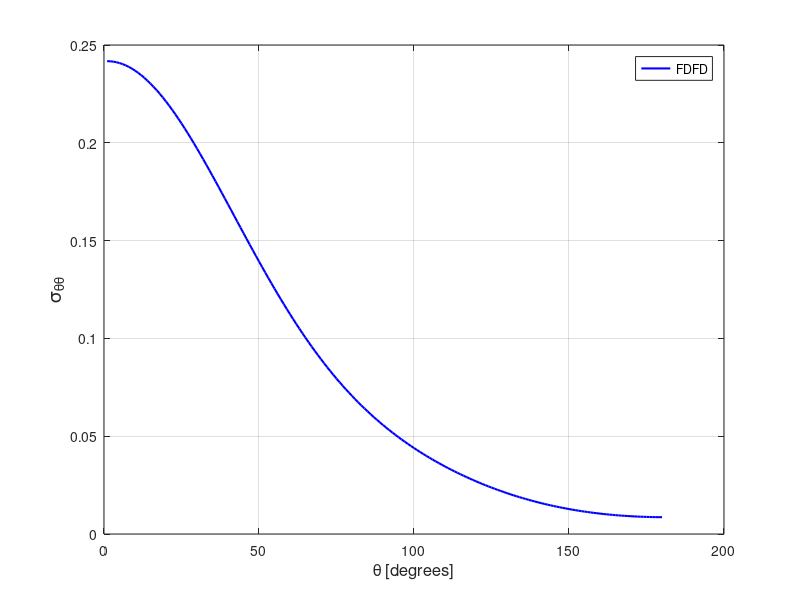

The MATLAB script that drew this image:
stt = [ 
    1  0.24173500E+00
    2  0.24167639E+00
    3  0.24149622E+00
    4  0.24119648E+00
    5  0.24077596E+00
    6  0.24023686E+00
    7  0.23958008E+00
    8  0.23880534E+00
    9  0.23791616E+00
   10  0.23691227E+00
   11  0.23579751E+00
   12  0.23457225E+00
   13  0.23323901E+00
   14  0.23180144E+00
   15  0.23026089E+00
   16  0.22862047E+00
   17  0.22688395E+00
   18  0.22505334E+00
   19  0.22313172E+00
   20  0.22112425E+00
   21  0.21903324E+00
   22  0.21686047E+00
   23  0.21461278E+00
   24  0.21229146E+00
   25  0.20990273E+00
   26  0.20744814E+00
   27  0.20493320E+00
   28  0.20236073E+00
   29  0.19973691E+00
   30  0.19706297E+00
   31  0.19434434E+00
   32  0.19158621E+00
   33  0.18879125E+00
   34  0.18596366E+00
   35  0.18310757E+00
   36  0.18022689E+00
   37  0.17732506E+00
   38  0.17440727E+00
   39  0.17147520E+00
   40  0.16853462E+00
   41  0.16558816E+00
   42  0.16263799E+00
   43  0.15968907E+00
   44  0.15674567E+00
   45  0.15380900E+00
   46  0.15088186E+00
   47  0.14796950E+00
   48  0.14507224E+00
   49  0.14219362E+00
   50  0.13933688E+00
   51  0.13650362E+00
   52  0.13369633E+00
   53  0.13091750E+00
   54  0.12816894E+00
   55  0.12545158E+00
   56  0.12276784E+00
   57  0.12011910E+00
   58  0.11750688E+00
   59  0.11493302E+00
   60  0.11239737E+00
   61  0.10990262E+00
   62  0.10744753E+00
   63  0.10503498E+00
   64  0.10266393E+00
   65  0.10033625E+00
   66  0.98051414E-01
   67  0.95809914E-01
   68  0.93612589E-01
   69  0.91458671E-01
   70  0.89348555E-01
   71  0.87282591E-01
   72  0.85259274E-01
   73  0.83279602E-01
   74  0.81343189E-01
   75  0.79448447E-01
   76  0.77596858E-01
   77  0.75785860E-01
   78  0.74016489E-01
   79  0.72287366E-01
   80  0.70597425E-01
   81  0.68946965E-01
   82  0.67335032E-01
   83  0.65759860E-01
   84  0.64222485E-01
   85  0.62720232E-01
   86  0.61253339E-01
   87  0.59820592E-01
   88  0.58421567E-01
   89  0.57055239E-01
   90  0.55720288E-01
   91  0.54416720E-01
   92  0.53143002E-01
   93  0.51898479E-01
   94  0.50683040E-01
   95  0.49494762E-01
   96  0.48333995E-01
   97  0.47198649E-01
   98  0.46089582E-01
   99  0.45004968E-01
  100  0.43944456E-01
  101  0.42907495E-01
  102  0.41892987E-01
  103  0.40900897E-01
  104  0.39929938E-01
  105  0.38980309E-01
  106  0.38050879E-01
  107  0.37141688E-01
  108  0.36251683E-01
  109  0.35380781E-01
  110  0.34528151E-01
  111  0.33693723E-01
  112  0.32877453E-01
  113  0.32078337E-01
  114  0.31296261E-01
  115  0.30530652E-01
  116  0.29781582E-01
  117  0.29048495E-01
  118  0.28331140E-01
  119  0.27629944E-01
  120  0.26943812E-01
  121  0.26272746E-01
  122  0.25616778E-01
  123  0.24975603E-01
  124  0.24348881E-01
  125  0.23736751E-01
  126  0.23138821E-01
  127  0.22555022E-01
  128  0.21985376E-01
  129  0.21429513E-01
  130  0.20887285E-01
  131  0.20358829E-01
  132  0.19843718E-01
  133  0.19342132E-01
  134  0.18853854E-01
  135  0.18378781E-01
  136  0.17916538E-01
  137  0.17467348E-01
  138  0.17031023E-01
  139  0.16607570E-01
  140  0.16196299E-01
  141  0.15797766E-01
  142  0.15411592E-01
  143  0.15037681E-01
  144  0.14675764E-01
  145  0.14326115E-01
  146  0.13988245E-01
  147  0.13661941E-01
  148  0.13347412E-01
  149  0.13044356E-01
  150  0.12752743E-01
  151  0.12472120E-01
  152  0.12202665E-01
  153  0.11944085E-01
  154  0.11696247E-01
  155  0.11459112E-01
  156  0.11232485E-01
  157  0.11016220E-01
  158  0.10809937E-01
  159  0.10613853E-01
  160  0.10427867E-01
  161  0.10251421E-01
  162  0.10084567E-01
  163  0.99272197E-02
  164  0.97793313E-02
  165  0.96406285E-02
  166  0.95110368E-02
  167  0.93904091E-02
  168  0.92786234E-02
  169  0.91756703E-02
  170  0.90811411E-02
  171  0.89954641E-02
  172  0.89180544E-02
  173  0.88491198E-02
  174  0.87885903E-02
  175  0.87361140E-02
  176  0.86918510E-02
  177  0.86558471E-02
  178  0.86278990E-02
  179  0.86078811E-02
  180  0.85959854E-02
  181  0.85922685E-02
  182  0.85965125E-02
  183  0.86087892E-02
  184  0.86288815E-02
  185  0.86573344E-02
  186  0.86936867E-02
  187  0.87382188E-02
  188  0.87909810E-02
  189  0.88519976E-02
  190  0.89212647E-02
  191  0.89989770E-02
  192  0.90850927E-02
  193  0.91798455E-02
  194  0.92831384E-02
  195  0.93953563E-02
  196  0.95164217E-02
  197  0.96464176E-02
  198  0.97854752E-02
  199  0.99337492E-02
  200  0.10091424E-01
  201  0.10258683E-01
  202  0.10435472E-01
  203  0.10622082E-01
  204  0.10818578E-01
  205  0.11025164E-01
  206  0.11241804E-01
  207  0.11469048E-01
  208  0.11706747E-01
  209  0.11954862E-01
  210  0.12213896E-01
  211  0.12483845E-01
  212  0.12764728E-01
  213  0.13057138E-01
  214  0.13360557E-01
  215  0.13675576E-01
  216  0.14002413E-01
  217  0.14340664E-01
  218  0.14691050E-01
  219  0.15053302E-01
  220  0.15427752E-01
  221  0.15814412E-01
  222  0.16213514E-01
  223  0.16625160E-01
  224  0.17049238E-01
  225  0.17486097E-01
  226  0.17935781E-01
  227  0.18398382E-01
  228  0.18874072E-01
  229  0.19363018E-01
  230  0.19865101E-01
  231  0.20380676E-01
  232  0.20909619E-01
  233  0.21452177E-01
  234  0.22008566E-01
  235  0.22578755E-01
  236  0.23162970E-01
  237  0.23761226E-01
  238  0.24373868E-01
  239  0.25000868E-01
  240  0.25642399E-01
  241  0.26298873E-01
  242  0.26970167E-01
  243  0.27656794E-01
  244  0.28358346E-01
  245  0.29075868E-01
  246  0.29808979E-01
  247  0.30558284E-01
  248  0.31324033E-01
  249  0.32106292E-01
  250  0.32905642E-01
  251  0.33722244E-01
  252  0.34556486E-01
  253  0.35408847E-01
  254  0.36279697E-01
  255  0.37169468E-01
  256  0.38078729E-01
  257  0.39007593E-01
  258  0.39957415E-01
  259  0.40927518E-01
  260  0.41919488E-01
  261  0.42933203E-01
  262  0.43970130E-01
  263  0.45030005E-01
  264  0.46114005E-01
  265  0.47222707E-01
  266  0.48356950E-01
  267  0.49517363E-01
  268  0.50704535E-01
  269  0.51919159E-01
  270  0.53162392E-01
  271  0.54435115E-01
  272  0.55737820E-01
  273  0.57071656E-01
  274  0.58436759E-01
  275  0.59834093E-01
  276  0.61266124E-01
  277  0.62731273E-01
  278  0.64231761E-01
  279  0.65767661E-01
  280  0.67341097E-01
  281  0.68951689E-01
  282  0.70600651E-01
  283  0.72288319E-01
  284  0.74015684E-01
  285  0.75783499E-01
  286  0.77592067E-01
  287  0.79442315E-01
  288  0.81334963E-01
  289  0.83269194E-01
  290  0.85246548E-01
  291  0.87267533E-01
  292  0.89331746E-01
  293  0.91439724E-01
  294  0.93591437E-01
  295  0.95786780E-01
  296  0.98025896E-01
  297  0.10030805E+00
  298  0.10263314E+00
  299  0.10500201E+00
  300  0.10741198E+00
  301  0.10986456E+00
  302  0.11235787E+00
  303  0.11489098E+00
  304  0.11746295E+00
  305  0.12007373E+00
  306  0.12271973E+00
  307  0.12540105E+00
  308  0.12811686E+00
  309  0.13086295E+00
  310  0.13364057E+00
  311  0.13644585E+00
  312  0.13927776E+00
  313  0.14213224E+00
  314  0.14500931E+00
  315  0.14790444E+00
  316  0.15081608E+00
  317  0.15374106E+00
  318  0.15667680E+00
  319  0.15962008E+00
  320  0.16256768E+00
  321  0.16551660E+00
  322  0.16846263E+00
  323  0.17140348E+00
  324  0.17433384E+00
  325  0.17725274E+00
  326  0.18015358E+00
  327  0.18303472E+00
  328  0.18589085E+00
  329  0.18871930E+00
  330  0.19151345E+00
  331  0.19427387E+00
  332  0.19699194E+00
  333  0.19966610E+00
  334  0.20229171E+00
  335  0.20486498E+00
  336  0.20738140E+00
  337  0.20983745E+00
  338  0.21222830E+00
  339  0.21455108E+00
  340  0.21680097E+00
  341  0.21897361E+00
  342  0.22106829E+00
  343  0.22307919E+00
  344  0.22500242E+00
  345  0.22683503E+00
  346  0.22857465E+00
  347  0.23021765E+00
  348  0.23175991E+00
  349  0.23320168E+00
  350  0.23453747E+00
  351  0.23576437E+00
  352  0.23688331E+00
  353  0.23788972E+00
  354  0.23878331E+00
  355  0.23955911E+00
  356  0.24022046E+00
  357  0.24076320E+00
  358  0.24118608E+00
  359  0.24148981E+00
  360  0.24167205E+00
 ]; 
plot(stt(1:180,1),stt(1:180,2),'b-','linewidth',1.5 ); 
grid on 
legend('FDFD');
xlabel('\theta [degrees]','FontSize',12);
ylabel('\sigma_{\theta\theta}','FontSize',14);
